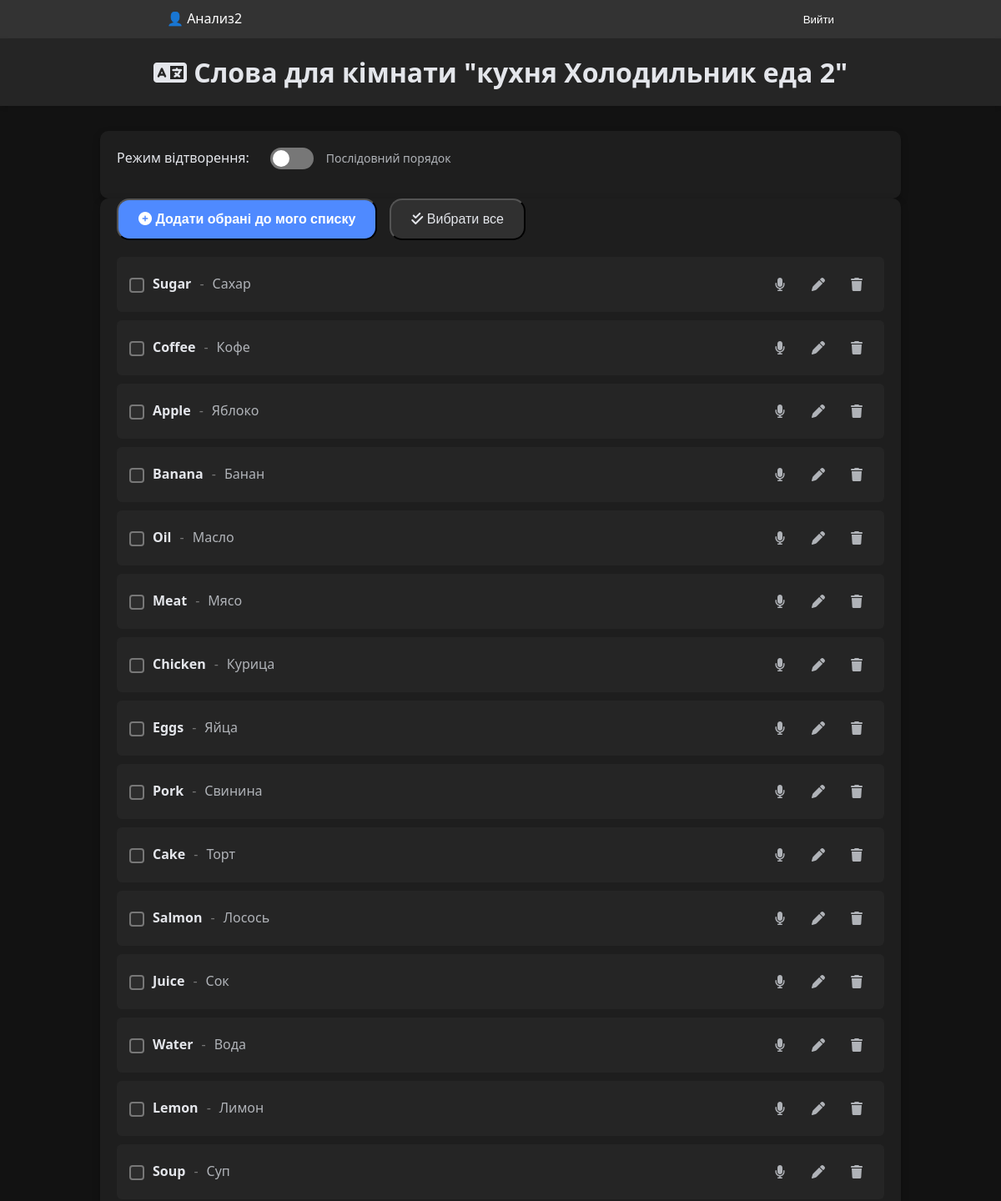
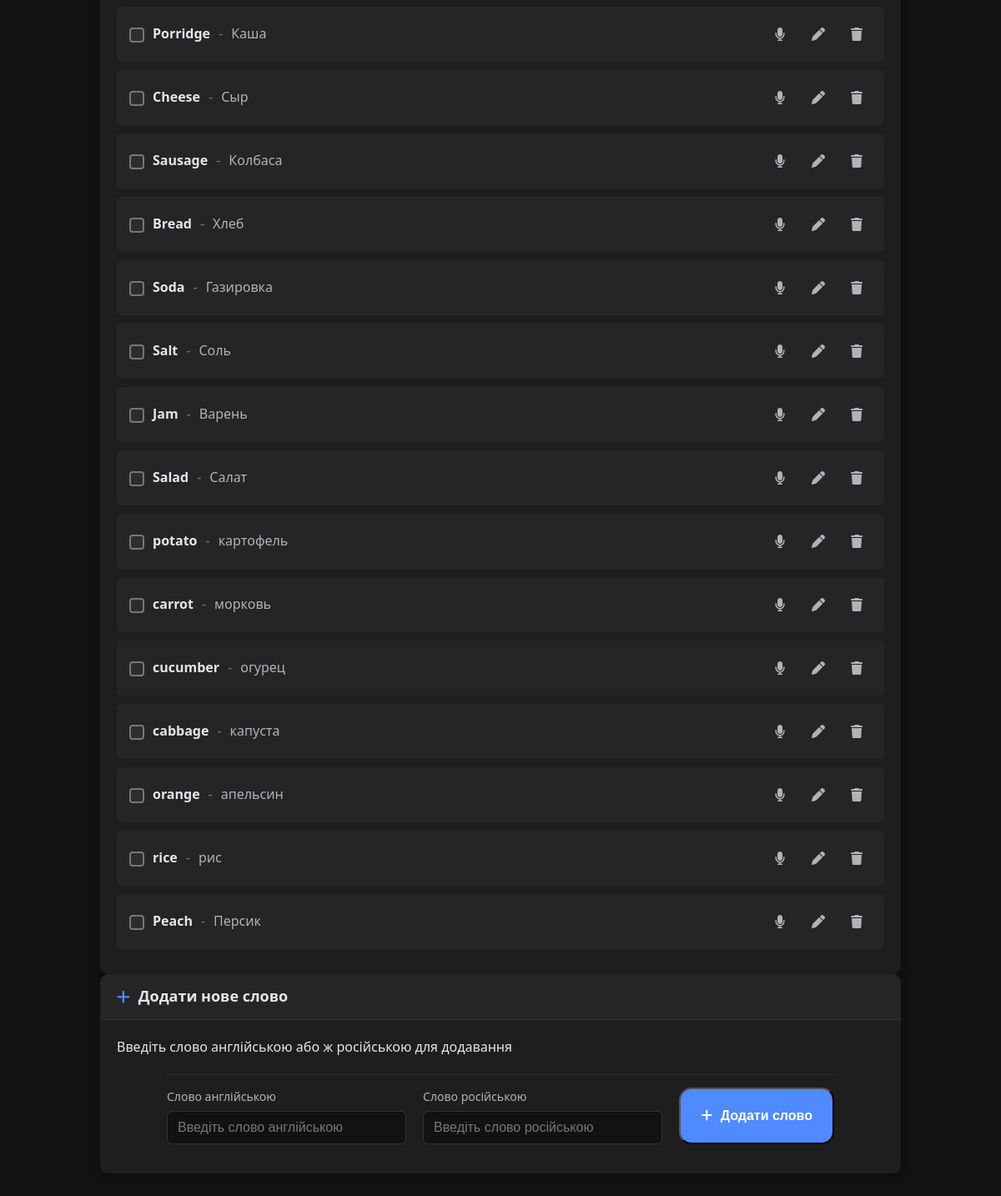
/rooms/room/82/ (signed in), run on the app's committed database (2 pictures, top to bottom).
### trainer/models.py (models this page shows, shortened)
class Room(models.Model):
    name = models.CharField(max_length=255)
    chapter = models.ForeignKey(Chapter, on_delete=models.CASCADE, related_name='rooms', blank=True, null=True)
    user = models.ForeignKey(User, on_delete=models.CASCADE, blank=True, null=True)

class Word(models.Model):
    room = models.ForeignKey(Room, on_delete=models.CASCADE, related_name='words')
    user = models.ForeignKey(User, on_delete=models.CASCADE, null=True, blank=True)
    en = models.CharField(max_length=100)
    ru = models.CharField(max_length=100, blank=True)
    is_admin_word = models.BooleanField(default=True)

### trainer/views.py (the view)
# urls.py: path('rooms/room/<int:room_id>/', views.room_words, name='room_words'),
@login_required
def room_words(request, room_id):
    room = get_object_or_404(Room, id=room_id)
    words_qs = Word.objects.filter(room=room, user__isnull=True)
    user_words_qs = Word.objects.filter(room=room, user=request.user)
    all_word_ids_on_page = [w.id for w in words_qs] + [uw.id for uw in user_words_qs]
    word_content_type = ContentType.objects.get_for_model(Word)
    selected_word_ids = UserSelection.objects.filter(
        user=request.user,
        content_type=word_content_type,
        object_id__in=all_word_ids_on_page
    ).values_list('object_id', flat=True)
    user_recordings = WordRecording.objects.filter(
        user=request.user,
        word_id__in=all_word_ids_on_page
    )
    user_recordings_map = {rec.word_id: rec.recording.url for rec in user_recordings if rec.recording}
    processed_words = []
    for word_obj in list(words_qs):
        word_obj.user_recording_url = user_recordings_map.get(word_obj.id)
        processed_words.append(word_obj)
    processed_user_words = []
    for word_obj in list(user_words_qs):
        word_obj.user_recording_url = user_recordings_map.get(word_obj.id)
        processed_user_words.append(word_obj)
    return render(
        request,
        "room_words.html",
        {
            "room": room,
            "words": processed_words,
            "user_words": processed_user_words,
            "selected_word_ids": set(selected_word_ids),
            "user_recordings_map": user_recordings_map, # Kept for direct access if needed, though annotation is primary
        },
    )

### trainer/templates/room_words.html (shortened to what this page needs)
{% extends "base.html" %}
{% block extra_styles %}
<link rel="stylesheet" href="/static/css/room_words.css">
<link rel="stylesheet" href="https://cdnjs.cloudflare.com/ajax/libs/font-awesome/6.1.1/css/all.min.css">
{% endblock %}
{% block content %}
    <header class="page-header">
        <div class="container">
            <h1>
                <i class="fas fa-language"></i>
                Слова для кімнати "{{ room.name }}"
            </h1>
        </div>
    </header>
    <main class="container">
        <div class="card">
            <div class="card-body">
                <div class="toggle-container">
                    <div class="mode-label">Режим відтворення:</div>
                    <div class="toggle-switch">
                        <label for="randomPlayback"></label>
                        <span id="playbackModeText">
                            {% if user_settings.random_playback %}Випадковий порядок{% else %}Послідовний порядок{% endif %}
                        </span>
                    </div>
                </div>
            </div>
        </div>
        <div class="card word-section">
            <div class="card-body">
                <form id="wordSelectionForm">
                    <div class="word-controls">
                        <button type="button" onclick="addSelectedWords()" class="primary-btn">
                            <i class="fas fa-plus-circle"></i> Додати обрані до мого списку
                        </button>
                        <button type="button" onclick="toggleSelectAll()" class="secondary-btn">
                            <i class="fas fa-check-double"></i> <span id="selectAllText">Вибрати все</span>
                        </button>
                    </div>
                    <div class="word-list-container">
                        <ul id="userWordList" class="word-list">
                            {% for word in user_words %}
                                <li class="word-item">
                                    <label class="word-label">
                                        <div class="checkbox-wrapper">
                                            <span class="checkmark"></span>
                                        </div>
                                        <div class="word-content">
                                            <span class="word-en" id="wordEn">{{ word.en }}</span>
                                            <span class="divider">-</span>
                                            <span class="word-ru" id="wordRu">{{ word.ru }}</span>
                                        </div>
                                    </label>
                                    <div class="word-actions">
                                        <button type="button" class="icon-btn record-btn" data-word-id="{{ word.id }}">
                                            <i class="fas fa-microphone"></i>
                                        </button>
                                        <button type="button" class="icon-btn edit-word" onclick="editWord('{{ word.id }}', '{{ word.en|escapejs }}', '{{ word.ru|escapejs }}')">
                                            <i class="fas fa-pen"></i>
                                        </button>
                                        <button type="button" class="icon-btn delete-word" onclick="deleteWord('{{ word.id }}')">
                                            <i class="fas fa-trash"></i>
                                        </button>
                                    </div>
                                </li>
                            {% endfor %}
                        </ul>
                    </div>
                </form>
            </div>
        </div>
        <div class="card">
            <div class="card-header">
                <h3><i class="fas fa-plus"></i> Додати нове слово</h3>
            </div>
            <div class="card-body">
                <span>Введіть слово англійською або ж російською для додавання</span>
                <form id="addWordForm" class="add-word-form">
                    <div class="form-row">
                        <div class="input-group">
                            <label for="addWordEn">Слово англійською</label>
                            <input type="text" id="addWordEn" placeholder="Введіть слово англійською">
                        </div>
                        <div class="input-group">
                            <label for="addWordRu">Слово російською</label>
                            <input type="text" id="addWordRu" placeholder="Введіть слово російською">
                        </div>
                        <button type="button" class="primary-btn" onclick="submitNewWord()">
                            <i class="fas fa-plus"></i> Додати слово
                        </button>
                    </div>
                </form>
            </div>
        </div>
    </main>
{% endblock %}

### trainer/templates/base.html (shortened to what this page needs)
{% load static %}
<!DOCTYPE html>
<html lang="uk">
<head>
    <link rel="stylesheet" href="{% static 'css/custom_checkbox.css' %}">
    {% block extra_styles %}{% endblock %}
</head>
<body>
    {% if user.is_authenticated %}
    <header style="background: #333; color: white; padding: 10px;">
        <div style="max-width: 800px; margin: auto; display: flex; justify-content: space-between;">
            <div>👤 {{ user.username }}</div>
            <div>
                <form method="post" action="{% url 'logout' %}">
                    <button type="submit" style="background: none; border: none; color: white; cursor: pointer;">Вийти</button>
                </form>
            </div>
        </div>
    </header>
    {% endif %}
    {% block content %}{% endblock %}
</body>
</html>

### trainer/static/css/custom_checkbox.css (style rules this page uses)
.checkbox-wrapper { position: relative; display: inline-block; vertical-align: middle; }
.checkbox-wrapper .checkmark { position: relative; display: inline-block; height: 18px; width: 18px; margin-right: 10px; background-color: #2d2d2d; border: 2px solid var(--text-muted); border-radius: 4px; transition: all 0.2s ease; vertical-align: middle; }
.checkbox-wrapper .checkmark:after { content: ""; position: absolute; display: none; width: 5px; height: 10px; border: solid #b0b3b8; border-width: 0 2px 2px 0; transform: rotate(45deg); top: 50%; left: 50%; transform: translate(-50%, -50%) rotate(45deg); }

### data on the page
Room: name "кухня Холодильник еда 2"
Word: en "Sugar", ru "Сахар"
Word: en "Coffee", ru "Кофе"
Word: en "Apple", ru "Яблоко"
Word: en "Banana", ru "Банан"
Word: en "Oil", ru "Масло"
Word: en "Meat", ru "Мясо"
Word: en "Chicken", ru "Курица"
Word: en "Eggs", ru "Яйца"
Word: en "Pork", ru "Свинина"
Word: en "Cake", ru "Торт"
Word: en "Salmon", ru "Лосось"
Word: en "Juice", ru "Сок"
Word: en "Water", ru "Вода"
Word: en "Lemon", ru "Лимон"
Word: en "Soup", ru "Суп"
Word: en "Porridge", ru "Каша"
Word: en "Cheese", ru "Сыр"
Word: en "Sausage", ru "Колбаса"
Word: en "Bread", ru "Хлеб"
Word: en "Soda", ru "Газировка"
Word: en "Salt", ru "Соль"
Word: en "Jam", ru "Варень"
Word: en "Salad", ru "Салат"
Word: en "potato", ru "картофель"
Word: en "carrot", ru "морковь"
Word: en "cucumber", ru "огурец"
Word: en "cabbage", ru "капуста"
Word: en "orange", ru "апельсин"
Word: en "rice", ru "рис"
Word: en "Peach", ru "Персик"

### other printed values
{{ user.username }} "Анализ2"
